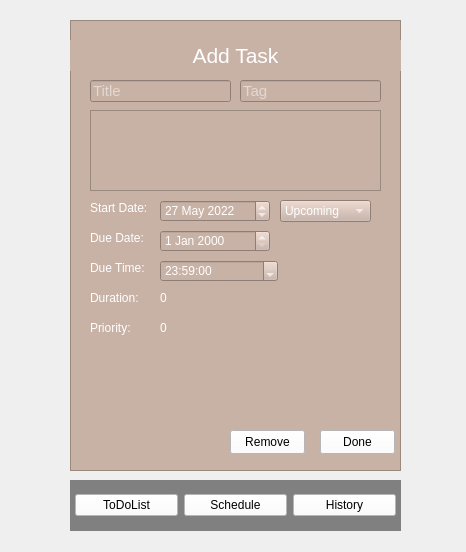
<?xml version="1.0" encoding="UTF-8"?>
<ui version="4.0">
 <class>Form</class>
 <widget class="QWidget" name="Form">
  <property name="geometry">
   <rect>
    <x>0</x>
    <y>0</y>
    <width>466</width>
    <height>552</height>
   </rect>
  </property>
  <property name="windowTitle">
   <string>Form</string>
  </property>
  <widget class="QStackedWidget" name="stackedWidget">
   <property name="geometry">
    <rect>
     <x>70</x>
     <y>20</y>
     <width>331</width>
     <height>451</height>
    </rect>
   </property>
   <property name="styleSheet">
    <string notr="true">background-color: #C8B1A5</string>
   </property>
   <property name="currentIndex">
    <number>1</number>
   </property>
   <widget class="QWidget" name="page">
    <widget class="QWidget" name="verticalLayoutWidget">
     <property name="geometry">
      <rect>
       <x>0</x>
       <y>0</y>
       <width>331</width>
       <height>451</height>
      </rect>
     </property>
     <layout class="QVBoxLayout" name="verticalLayout">
      <item>
       <widget class="QFrame" name="frame_2">
        <property name="styleSheet">
         <string notr="true">background-color: #C8B1A5</string>
        </property>
        <property name="frameShape">
         <enum>QFrame::StyledPanel</enum>
        </property>
        <property name="frameShadow">
         <enum>QFrame::Raised</enum>
        </property>
        <widget class="QPushButton" name="add_button">
         <property name="geometry">
          <rect>
           <x>150</x>
           <y>410</y>
           <width>35</width>
           <height>35</height>
          </rect>
         </property>
         <property name="font">
          <font>
           <pointsize>26</pointsize>
          </font>
         </property>
         <property name="styleSheet">
          <string notr="true">background-color: cyan; color: white</string>
         </property>
         <property name="text">
          <string>+</string>
         </property>
        </widget>
        <widget class="QLabel" name="label_6">
         <property name="geometry">
          <rect>
           <x>20</x>
           <y>20</y>
           <width>111</width>
           <height>31</height>
          </rect>
         </property>
         <property name="font">
          <font>
           <pointsize>14</pointsize>
          </font>
         </property>
         <property name="styleSheet">
          <string notr="true">color:white</string>
         </property>
         <property name="text">
          <string>To-Do List</string>
         </property>
        </widget>
        <widget class="QPushButton" name="sort_button">
         <property name="geometry">
          <rect>
           <x>280</x>
           <y>30</y>
           <width>21</width>
           <height>21</height>
          </rect>
         </property>
         <property name="styleSheet">
          <string notr="true">background-color:white</string>
         </property>
         <property name="text">
          <string/>
         </property>
        </widget>
        <widget class="QPushButton" name="sort_button_2">
         <property name="geometry">
          <rect>
           <x>250</x>
           <y>30</y>
           <width>21</width>
           <height>21</height>
          </rect>
         </property>
         <property name="styleSheet">
          <string notr="true">background-color:white</string>
         </property>
         <property name="text">
          <string/>
         </property>
        </widget>
        <widget class="QLineEdit" name="searchBar">
         <property name="geometry">
          <rect>
           <x>130</x>
           <y>30</y>
           <width>113</width>
           <height>22</height>
          </rect>
         </property>
         <property name="styleSheet">
          <string notr="true">background-color: white</string>
         </property>
         <property name="placeholderText">
          <string>Search</string>
         </property>
        </widget>
        <widget class="QScrollArea" name="scrollArea_2">
         <property name="geometry">
          <rect>
           <x>30</x>
           <y>60</y>
           <width>271</width>
           <height>351</height>
          </rect>
         </property>
         <property name="sizePolicy">
          <sizepolicy hsizetype="Fixed" vsizetype="Fixed">
           <horstretch>0</horstretch>
           <verstretch>0</verstretch>
          </sizepolicy>
         </property>
         <property name="styleSheet">
          <string notr="true"/>
         </property>
         <property name="frameShadow">
          <enum>QFrame::Sunken</enum>
         </property>
         <property name="verticalScrollBarPolicy">
          <enum>Qt::ScrollBarAlwaysOff</enum>
         </property>
         <property name="horizontalScrollBarPolicy">
          <enum>Qt::ScrollBarAlwaysOff</enum>
         </property>
         <property name="sizeAdjustPolicy">
          <enum>QAbstractScrollArea::AdjustIgnored</enum>
         </property>
         <property name="widgetResizable">
          <bool>true</bool>
         </property>
         <widget class="QWidget" name="scrollAreaWidgetContents_2">
          <property name="geometry">
           <rect>
            <x>0</x>
            <y>0</y>
            <width>269</width>
            <height>349</height>
           </rect>
          </property>
          <layout class="QVBoxLayout" name="tasksLayout"/>
         </widget>
        </widget>
       </widget>
      </item>
     </layout>
    </widget>
   </widget>
   <widget class="QWidget" name="page_2">
    <widget class="QFrame" name="frame_3">
     <property name="geometry">
      <rect>
       <x>0</x>
       <y>0</y>
       <width>331</width>
       <height>451</height>
      </rect>
     </property>
     <property name="styleSheet">
      <string notr="true">background-color: #C8B1A5</string>
     </property>
     <property name="frameShape">
      <enum>QFrame::StyledPanel</enum>
     </property>
     <property name="frameShadow">
      <enum>QFrame::Raised</enum>
     </property>
     <widget class="QLabel" name="label_2">
      <property name="geometry">
       <rect>
        <x>0</x>
        <y>20</y>
        <width>331</width>
        <height>31</height>
       </rect>
      </property>
      <property name="font">
       <font>
        <pointsize>16</pointsize>
       </font>
      </property>
      <property name="styleSheet">
       <string notr="true">color: white</string>
      </property>
      <property name="text">
       <string>Add Task</string>
      </property>
      <property name="alignment">
       <set>Qt::AlignCenter</set>
      </property>
     </widget>
     <widget class="QLineEdit" name="titleLineEdit">
      <property name="geometry">
       <rect>
        <x>20</x>
        <y>60</y>
        <width>141</width>
        <height>22</height>
       </rect>
      </property>
      <property name="font">
       <font>
        <pointsize>11</pointsize>
       </font>
      </property>
      <property name="styleSheet">
       <string notr="true">color: white</string>
      </property>
      <property name="inputMask">
       <string/>
      </property>
      <property name="placeholderText">
       <string>Title</string>
      </property>
     </widget>
     <widget class="QPlainTextEdit" name="descText">
      <property name="geometry">
       <rect>
        <x>20</x>
        <y>90</y>
        <width>291</width>
        <height>81</height>
       </rect>
      </property>
      <property name="styleSheet">
       <string notr="true">color: white;</string>
      </property>
      <property name="plainText">
       <string/>
      </property>
      <property name="overwriteMode">
       <bool>false</bool>
      </property>
      <property name="backgroundVisible">
       <bool>false</bool>
      </property>
      <property name="placeholderText">
       <string>Description</string>
      </property>
     </widget>
     <widget class="QDateEdit" name="dateEdit_end">
      <property name="geometry">
       <rect>
        <x>90</x>
        <y>210</y>
        <width>110</width>
        <height>22</height>
       </rect>
      </property>
      <property name="styleSheet">
       <string notr="true">color: white</string>
      </property>
     </widget>
     <widget class="QTimeEdit" name="timeEdit">
      <property name="geometry">
       <rect>
        <x>90</x>
        <y>240</y>
        <width>118</width>
        <height>22</height>
       </rect>
      </property>
      <property name="styleSheet">
       <string notr="true">color: white</string>
      </property>
      <property name="dateTime">
       <datetime>
        <hour>23</hour>
        <minute>59</minute>
        <second>0</second>
        <year>2000</year>
        <month>1</month>
        <day>1</day>
       </datetime>
      </property>
     </widget>
     <widget class="QLabel" name="label_3">
      <property name="geometry">
       <rect>
        <x>20</x>
        <y>210</y>
        <width>61</width>
        <height>16</height>
       </rect>
      </property>
      <property name="styleSheet">
       <string notr="true">color: white</string>
      </property>
      <property name="text">
       <string>Due Date:</string>
      </property>
     </widget>
     <widget class="QLabel" name="label_4">
      <property name="geometry">
       <rect>
        <x>20</x>
        <y>240</y>
        <width>61</width>
        <height>16</height>
       </rect>
      </property>
      <property name="styleSheet">
       <string notr="true">color: white</string>
      </property>
      <property name="text">
       <string>Due Time:</string>
      </property>
     </widget>
     <widget class="QLabel" name="priority_label">
      <property name="geometry">
       <rect>
        <x>20</x>
        <y>300</y>
        <width>49</width>
        <height>16</height>
       </rect>
      </property>
      <property name="styleSheet">
       <string notr="true">color: white</string>
      </property>
      <property name="text">
       <string>Priority:</string>
      </property>
     </widget>
     <widget class="QPushButton" name="doneButton">
      <property name="geometry">
       <rect>
        <x>250</x>
        <y>410</y>
        <width>75</width>
        <height>24</height>
       </rect>
      </property>
      <property name="styleSheet">
       <string notr="true">background-color: white</string>
      </property>
      <property name="text">
       <string>Done</string>
      </property>
     </widget>
     <widget class="QPushButton" name="remove_button">
      <property name="enabled">
       <bool>true</bool>
      </property>
      <property name="geometry">
       <rect>
        <x>160</x>
        <y>410</y>
        <width>75</width>
        <height>24</height>
       </rect>
      </property>
      <property name="styleSheet">
       <string notr="true">background-color: white</string>
      </property>
      <property name="text">
       <string>Remove</string>
      </property>
     </widget>
     <widget class="QLabel" name="label_7">
      <property name="geometry">
       <rect>
        <x>20</x>
        <y>180</y>
        <width>61</width>
        <height>16</height>
       </rect>
      </property>
      <property name="styleSheet">
       <string notr="true">color: white</string>
      </property>
      <property name="text">
       <string>Start Date:</string>
      </property>
     </widget>
     <widget class="QDateEdit" name="dateEdit_start">
      <property name="geometry">
       <rect>
        <x>90</x>
        <y>180</y>
        <width>110</width>
        <height>22</height>
       </rect>
      </property>
      <property name="styleSheet">
       <string notr="true">color: white</string>
      </property>
      <property name="dateTime">
       <datetime>
        <hour>0</hour>
        <minute>0</minute>
        <second>0</second>
        <year>2022</year>
        <month>5</month>
        <day>27</day>
       </datetime>
      </property>
     </widget>
     <widget class="QLabel" name="duration_label">
      <property name="geometry">
       <rect>
        <x>20</x>
        <y>270</y>
        <width>49</width>
        <height>16</height>
       </rect>
      </property>
      <property name="styleSheet">
       <string notr="true">color: white</string>
      </property>
      <property name="text">
       <string>Duration:</string>
      </property>
     </widget>
     <widget class="QLabel" name="duration_value">
      <property name="geometry">
       <rect>
        <x>90</x>
        <y>270</y>
        <width>49</width>
        <height>16</height>
       </rect>
      </property>
      <property name="styleSheet">
       <string notr="true">color: white</string>
      </property>
      <property name="text">
       <string>0</string>
      </property>
     </widget>
     <widget class="QLabel" name="priority_value">
      <property name="geometry">
       <rect>
        <x>90</x>
        <y>300</y>
        <width>49</width>
        <height>16</height>
       </rect>
      </property>
      <property name="styleSheet">
       <string notr="true">color: white</string>
      </property>
      <property name="text">
       <string>0</string>
      </property>
     </widget>
     <widget class="QLineEdit" name="tagLineEdit">
      <property name="geometry">
       <rect>
        <x>170</x>
        <y>60</y>
        <width>141</width>
        <height>22</height>
       </rect>
      </property>
      <property name="font">
       <font>
        <pointsize>11</pointsize>
       </font>
      </property>
      <property name="styleSheet">
       <string notr="true">color: white</string>
      </property>
      <property name="inputMask">
       <string/>
      </property>
      <property name="placeholderText">
       <string>Tag</string>
      </property>
     </widget>
     <widget class="QComboBox" name="comboBox">
      <property name="geometry">
       <rect>
        <x>210</x>
        <y>180</y>
        <width>91</width>
        <height>22</height>
       </rect>
      </property>
      <property name="styleSheet">
       <string notr="true">color: white</string>
      </property>
      <item>
       <property name="text">
        <string>Upcoming</string>
       </property>
      </item>
      <item>
       <property name="text">
        <string>On-Going</string>
       </property>
      </item>
      <item>
       <property name="text">
        <string>Finished</string>
       </property>
      </item>
     </widget>
    </widget>
   </widget>
   <widget class="QWidget" name="page_3">
    <widget class="QScrollArea" name="scrollArea">
     <property name="geometry">
      <rect>
       <x>10</x>
       <y>60</y>
       <width>311</width>
       <height>371</height>
      </rect>
     </property>
     <property name="widgetResizable">
      <bool>true</bool>
     </property>
     <widget class="QWidget" name="scrollAreaWidgetContents">
      <property name="geometry">
       <rect>
        <x>0</x>
        <y>0</y>
        <width>309</width>
        <height>369</height>
       </rect>
      </property>
      <layout class="QVBoxLayout" name="scheduleLayout"/>
     </widget>
    </widget>
    <widget class="QPushButton" name="todayButton">
     <property name="geometry">
      <rect>
       <x>100</x>
       <y>30</y>
       <width>75</width>
       <height>24</height>
      </rect>
     </property>
     <property name="text">
      <string>Today</string>
     </property>
    </widget>
    <widget class="QPushButton" name="weekButton">
     <property name="geometry">
      <rect>
       <x>180</x>
       <y>30</y>
       <width>75</width>
       <height>24</height>
      </rect>
     </property>
     <property name="text">
      <string>Week</string>
     </property>
    </widget>
    <widget class="QPushButton" name="monthButton">
     <property name="geometry">
      <rect>
       <x>260</x>
       <y>30</y>
       <width>75</width>
       <height>24</height>
      </rect>
     </property>
     <property name="text">
      <string>Month</string>
     </property>
    </widget>
    <widget class="QLabel" name="label">
     <property name="geometry">
      <rect>
       <x>10</x>
       <y>20</y>
       <width>91</width>
       <height>31</height>
      </rect>
     </property>
     <property name="font">
      <font>
       <pointsize>16</pointsize>
      </font>
     </property>
     <property name="styleSheet">
      <string notr="true">color: white</string>
     </property>
     <property name="text">
      <string>Schedule</string>
     </property>
     <property name="alignment">
      <set>Qt::AlignCenter</set>
     </property>
    </widget>
   </widget>
   <widget class="QWidget" name="page_4">
    <widget class="QFrame" name="frame_4">
     <property name="geometry">
      <rect>
       <x>40</x>
       <y>90</y>
       <width>251</width>
       <height>281</height>
      </rect>
     </property>
     <property name="frameShape">
      <enum>QFrame::StyledPanel</enum>
     </property>
     <property name="frameShadow">
      <enum>QFrame::Raised</enum>
     </property>
     <widget class="QScrollArea" name="scrollArea_3">
      <property name="geometry">
       <rect>
        <x>0</x>
        <y>0</y>
        <width>251</width>
        <height>281</height>
       </rect>
      </property>
      <property name="widgetResizable">
       <bool>true</bool>
      </property>
      <widget class="QWidget" name="scrollAreaWidgetContents_4">
       <property name="geometry">
        <rect>
         <x>0</x>
         <y>0</y>
         <width>249</width>
         <height>279</height>
        </rect>
       </property>
       <layout class="QVBoxLayout" name="historyLayout"/>
      </widget>
     </widget>
    </widget>
    <widget class="QLabel" name="label_5">
     <property name="geometry">
      <rect>
       <x>0</x>
       <y>50</y>
       <width>331</width>
       <height>31</height>
      </rect>
     </property>
     <property name="font">
      <font>
       <pointsize>16</pointsize>
      </font>
     </property>
     <property name="styleSheet">
      <string notr="true">color: white</string>
     </property>
     <property name="text">
      <string>History list</string>
     </property>
     <property name="alignment">
      <set>Qt::AlignCenter</set>
     </property>
    </widget>
   </widget>
  </widget>
  <widget class="QFrame" name="frame">
   <property name="geometry">
    <rect>
     <x>70</x>
     <y>480</y>
     <width>331</width>
     <height>51</height>
    </rect>
   </property>
   <property name="autoFillBackground">
    <bool>false</bool>
   </property>
   <property name="styleSheet">
    <string notr="true">background-color: Grey</string>
   </property>
   <property name="frameShape">
    <enum>QFrame::StyledPanel</enum>
   </property>
   <property name="frameShadow">
    <enum>QFrame::Raised</enum>
   </property>
   <widget class="QWidget" name="horizontalLayoutWidget">
    <property name="geometry">
     <rect>
      <x>0</x>
      <y>0</y>
      <width>331</width>
      <height>51</height>
     </rect>
    </property>
    <layout class="QHBoxLayout" name="horizontalLayout">
     <property name="sizeConstraint">
      <enum>QLayout::SetDefaultConstraint</enum>
     </property>
     <property name="leftMargin">
      <number>5</number>
     </property>
     <property name="topMargin">
      <number>5</number>
     </property>
     <property name="rightMargin">
      <number>5</number>
     </property>
     <property name="bottomMargin">
      <number>5</number>
     </property>
     <item>
      <widget class="QPushButton" name="todolist_button">
       <property name="styleSheet">
        <string notr="true">background-color: white</string>
       </property>
       <property name="text">
        <string>ToDoList</string>
       </property>
      </widget>
     </item>
     <item>
      <widget class="QPushButton" name="scheduleButton">
       <property name="styleSheet">
        <string notr="true">background-color: white</string>
       </property>
       <property name="text">
        <string>Schedule</string>
       </property>
      </widget>
     </item>
     <item>
      <widget class="QPushButton" name="history_button">
       <property name="styleSheet">
        <string notr="true">background-color: white</string>
       </property>
       <property name="text">
        <string>History</string>
       </property>
      </widget>
     </item>
    </layout>
   </widget>
  </widget>
 </widget>
 <resources/>
 <connections/>
</ui>
